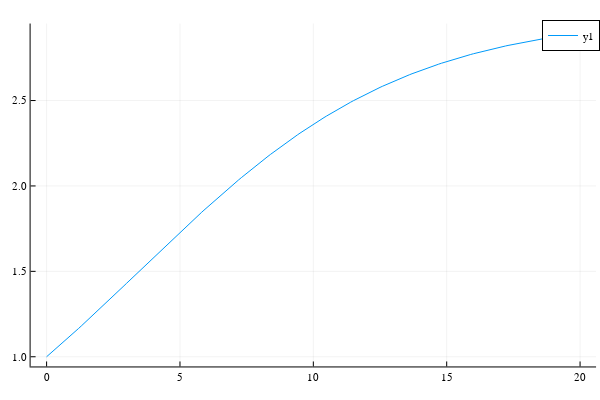

Write notebook code for a chart like this one.
### Code cell
plot(t,sol)

### Figure 1 — Plotly figure (JSON) as saved in the notebook; plotly's stock layout.template omitted (floating-point values rounded to 4 significant figures; data arrays with more than 128 entries replaced by an {"elided": "..."} marker saying what was removed)
{"data": [{"colorbar": {"len": 0.9525, "title": "", "x": 0.9934, "y": 0.5139}, "legendgroup": "y1", "line": {"color": "rgba(0, 154, 250, 1.000)", "dash": "solid", "shape": "linear", "width": 1}, "mode": "lines", "name": "y1", "showlegend": true, "type": "scatter", "x": {"elided": "201 float values"}, "xaxis": "x", "y": {"elided": "201 float values"}, "yaxis": "y"}], "layout": {"annotations": [], "height": 400, "legend": {"bgcolor": "rgba(255, 255, 255, 1.000)", "bordercolor": "rgba(0, 0, 0, 1.000)", "borderwidth": 1, "font": {"color": "rgba(0, 0, 0, 1.000)", "family": "sans-serif", "size": 11}, "title": {"font": {"color": "rgba(0, 0, 0, 1.000)", "family": "sans-serif", "size": 15}, "text": ""}, "tracegroupgap": 0, "traceorder": "normal", "x": 1, "xanchor": "auto", "y": 1, "yanchor": "auto"}, "margin": {"b": 20, "l": 0, "r": 0, "t": 20}, "paper_bgcolor": "rgba(255, 255, 255, 1.000)", "plot_bgcolor": "rgba(255, 255, 255, 1.000)", "showlegend": true, "width": 600, "xaxis": {"anchor": "y", "domain": [0.05101, 0.9934], "gridcolor": "rgba(0, 0, 0, 0.100)", "gridwidth": 0.5, "linecolor": "rgba(0, 0, 0, 1.000)", "mirror": false, "range": [-0.6, 20.6], "showgrid": true, "showline": true, "showticklabels": true, "tickangle": 0, "tickcolor": "rgb(0, 0, 0)", "tickfont": {"color": "rgba(0, 0, 0, 1.000)", "family": "sans-serif", "size": 11}, "tickmode": "array", "ticks": "inside", "ticktext": ["0", "5", "10", "15", "20"], "tickvals": [0, 5, 10, 15, 20], "title": "", "titlefont": {"color": "rgba(0, 0, 0, 1.000)", "family": "sans-serif", "size": 15}, "type": "-", "visible": true, "zeroline": false, "zerolinecolor": "rgba(0, 0, 0, 1.000)"}, "yaxis": {"anchor": "x", "domain": [0.03762, 0.9902], "gridcolor": "rgba(0, 0, 0, 0.100)", "gridwidth": 0.5, "linecolor": "rgba(0, 0, 0, 1.000)", "mirror": false, "range": [0.9432, 2.951], "showgrid": true, "showline": true, "showticklabels": true, "tickangle": 0, "tickcolor": "rgb(0, 0, 0)", "tickfont": {"color": "rgba(0, 0, 0, 1.000)", "family": "sans-serif", "size": 11}, "tickmode": "array", "ticks": "inside", "ticktext": ["1.0", "1.5", "2.0", "2.5"], "tickvals": [1, 1.5, 2, 2.5], "title": "", "titlefont": {"color": "rgba(0, 0, 0, 1.000)", "family": "sans-serif", "size": 15}, "type": "-", "visible": true, "zeroline": false, "zerolinecolor": "rgba(0, 0, 0, 1.000)"}}}
